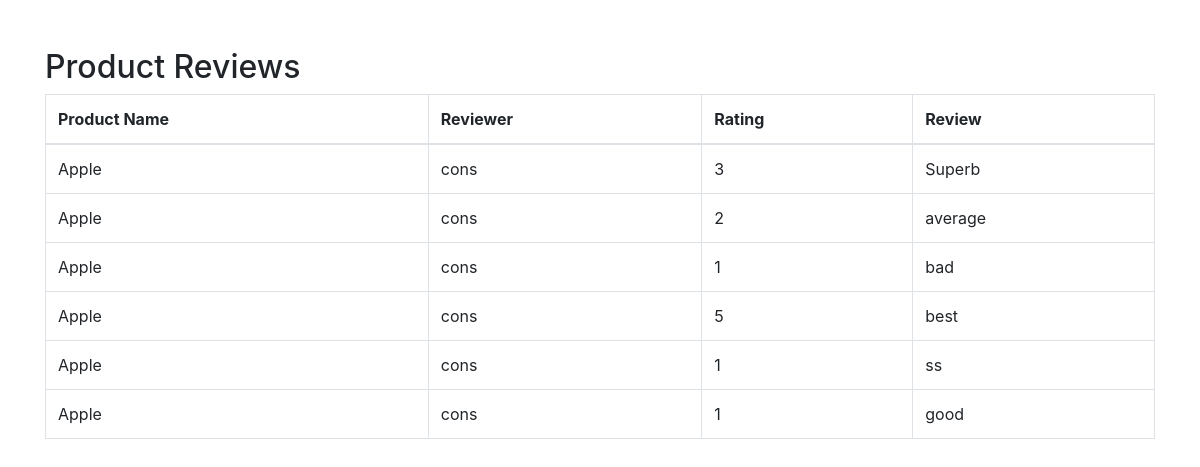
/farmer/reviews (signed in), run on the app's committed database.
### app.py (models this page shows, shortened)
class Product(db.Model):
    id = db.Column(db.Integer, primary_key=True)
    name = db.Column(db.String(80), nullable=False)
    quantity = db.Column(db.Integer, nullable=False)
    price = db.Column(db.Integer, nullable=False)
    farmer_name = db.Column(db.String(80), nullable=False)
    manufacture_date = db.Column(db.Date, nullable=False, default=datetime.utcnow)
    farmer_id = db.Column(db.Integer, db.ForeignKey('user.id'), nullable=False)

class User(db.Model):
    id = db.Column(db.Integer, primary_key=True)
    username = db.Column(db.String(80), unique=True, nullable=False)
    city = db.Column(db.String(80), nullable=False)
    state = db.Column(db.String(80), nullable=False)
    role = db.Column(db.String(20), nullable=False)  # Either 'farmer' or 'distributor'
    password_hash = db.Column(db.String(200), nullable=False)

class Review(db.Model):
    id = db.Column(db.Integer, primary_key=True)
    product_id = db.Column(db.Integer, db.ForeignKey('product.id'), nullable=False)
    user_id = db.Column(db.Integer, db.ForeignKey('user.id'), nullable=False)
    review_text = db.Column(db.String(255), nullable=False)
    rating = db.Column(db.Integer, nullable=False)

### app.py (the view)
@app.route('/farmer/reviews')
def view_reviews_farmer():
    if 'role' in session and session['role'] == 'farmer':
        products = Product.query.filter_by(farmer_id=session['user_id']).all()
        reviews = []
        for product in products:
            product_reviews = Review.query.filter_by(product_id=product.id).all()
            for review in product_reviews:
                user = User.query.get(review.user_id)
                reviews.append({
                    'product_name': product.name,
                    'farmer_name': session['username'],
                    'review_text': review.review_text,
                    'rating': review.rating,
                    'reviewer_username': user.username
                })
        return render_template('farmer_reviews.html', reviews=reviews)
    return redirect(url_for('login'))

### templates/farmer_reviews.html (shortened to what this page needs)
<!DOCTYPE html>
<html lang="en">
<head>
    <link rel="stylesheet" href="https://stackpath.bootstrapcdn.com/bootstrap/4.5.2/css/bootstrap.min.css">
</head>
<body>
    <div class="container mt-5">
        <h2>Product Reviews</h2>
        <table class="table table-bordered">
            <thead>
                <tr>
                    <th>Product Name</th>
                    <th>Reviewer</th>
                    <th>Rating</th>
                    <th>Review</th>
                </tr>
            </thead>
            <tbody>
                {% for review in reviews %}
                <tr>
                    <td>{{ review.product_name }}</td>
                    <td>{{ review.reviewer_username }}</td>
                    <td>{{ review.rating }}</td>
                    <td>{{ review.review_text }}</td>
                </tr>
                {% else %}
                <tr>
                    <td colspan="4" class="text-center">No reviews found.</td>
                </tr>
                {% endfor %}
            </tbody>
        </table>
    </div>
</body>
</html>

### data on the page
Product: product_name "Apple" "Apple" "Apple" "Apple" "Apple" "Apple"
User: reviewer_username "cons" "cons" "cons" "cons" "cons" "cons"
Review: review_text "Superb"
Review: review_text "average"
Review: review_text "bad"
Review: review_text "best"
Review: review_text "ss"
Review: review_text "good"

### other printed values
{{ review.rating }} "3" "2" "1" "5" "1" "1"
